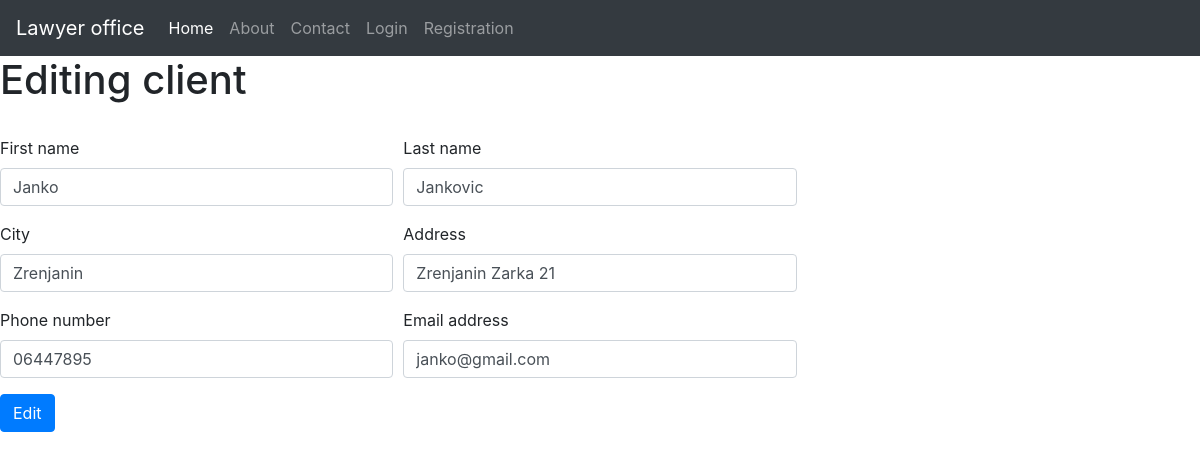
Page /edit/2 on the committed database.
### blog/models.py (models this page shows)
class Client(db.Model):
    id = db.Column(db.Integer, primary_key=True)
    first_name = db.Column(db.String(250), nullable=False)
    last_name = db.Column(db.String(250), nullable=False)
    city = db.Column(db.String(50), nullable=False)
    address = db.Column(db.String(50), nullable=False)
    phone = db.Column(db.String(50), nullable=False)
    mail = db.Column(db.String(50))
    user_id = db.Column(db.Integer, db.ForeignKey('user.id'), nullable=False)
    judgments = db.relationship('Judgment', backref='judgments')

### client/routes.py (the view)
@client.route("/edit/<int:client_id>", methods=['GET', 'POST'])
def edit(client_id):
    client = Client.query.get_or_404(client_id)
    form = AddClient()
    if form.validate_on_submit():
        client.first_name = form.f_name.data
        client.last_name = form.l_name.data
        client.city = form.city.data
        client.address = form.address.data
        client.phone = form.phone.data
        client.mail = form.mail.data
        print(form.address.data)
        db.session.commit()
        return redirect(url_for('client.all_client'))
    elif request.method == 'GET':
        form.f_name.data = client.first_name
        form.l_name.data = client.last_name
        form.city.data = client.city
        form.address.data = client.address
        form.phone.data = client.phone
        form.mail.data = client.mail
    return render_template("edit.html", form=form, title="Edit client", client=client)

### client/forms.py
class AddClient(FlaskForm):
    f_name = StringField("First name", validators=[DataRequired()])
    l_name = StringField("Last name", validators=[DataRequired()])
    city = StringField("City", validators=[DataRequired()])
    address = StringField("Address", validators=[DataRequired()])
    phone = StringField("Phone number", validators=[DataRequired()])
    mail = StringField("Email", validators=[DataRequired(), Email()])
    submit = SubmitField("Add client")

### blog/templates/edit.html (shortened to what this page needs)
{% extends 'base.html' %}
{% block content %}
<h1>Editing client</h1>
<br>
<form action="" method="POST">
    <div class="form-row">
        <div class="form-group col-md-4">
            <label for="inputFName">First name</label>
            <input type="fname" class="form-control" id="inputFName" name="f_name" value="{{client.first_name}}">
        </div>
        <div class="form-group col-md-4">
            <label for="inputLName">Last name</label>
            <input type="lname" class="form-control" id="inputLName" name="l_name" value="{{client.last_name}}">
        </div>
    </div>
    <div class="form-row">
        <div class="form-group col-md-4">
            <label for="inputCity">City</label>
            <input type="city" class="form-control" id="inputCity" name="city" value="{{client.city}}">
        </div>
        <div class="form-group col-md-4">
            <label for="inputAddress">Address</label>
            <input type="address" class="form-control" id="inputAddress" name="address"  value="{{client.address}}">
        </div>
    </div>
    <div class="form-row">
        <div class="form-group col-md-4">
            <label for="inputPhone">Phone number</label>
            <input type="number" class="form-control" id="inputPhone" name="phone" value="{{client.phone}}">
        </div>
        <div class="form-group col-md-4">
            <label for="inputMail">Email address</label>
            <input type="eaddress" class="form-control" id="inputMail" name="mail" value="{{client.mail}}">
        </div>
    </div>
    <button type="submit" class="btn btn-primary">Edit</button>
</form>
{% endblock %}

### rows in the picture
Client: f_name "Janko", l_name "Jankovic", city "Zrenjanin", address "Zrenjanin Zarka 21", phone "06447895", mail "janko@gmail.com"
